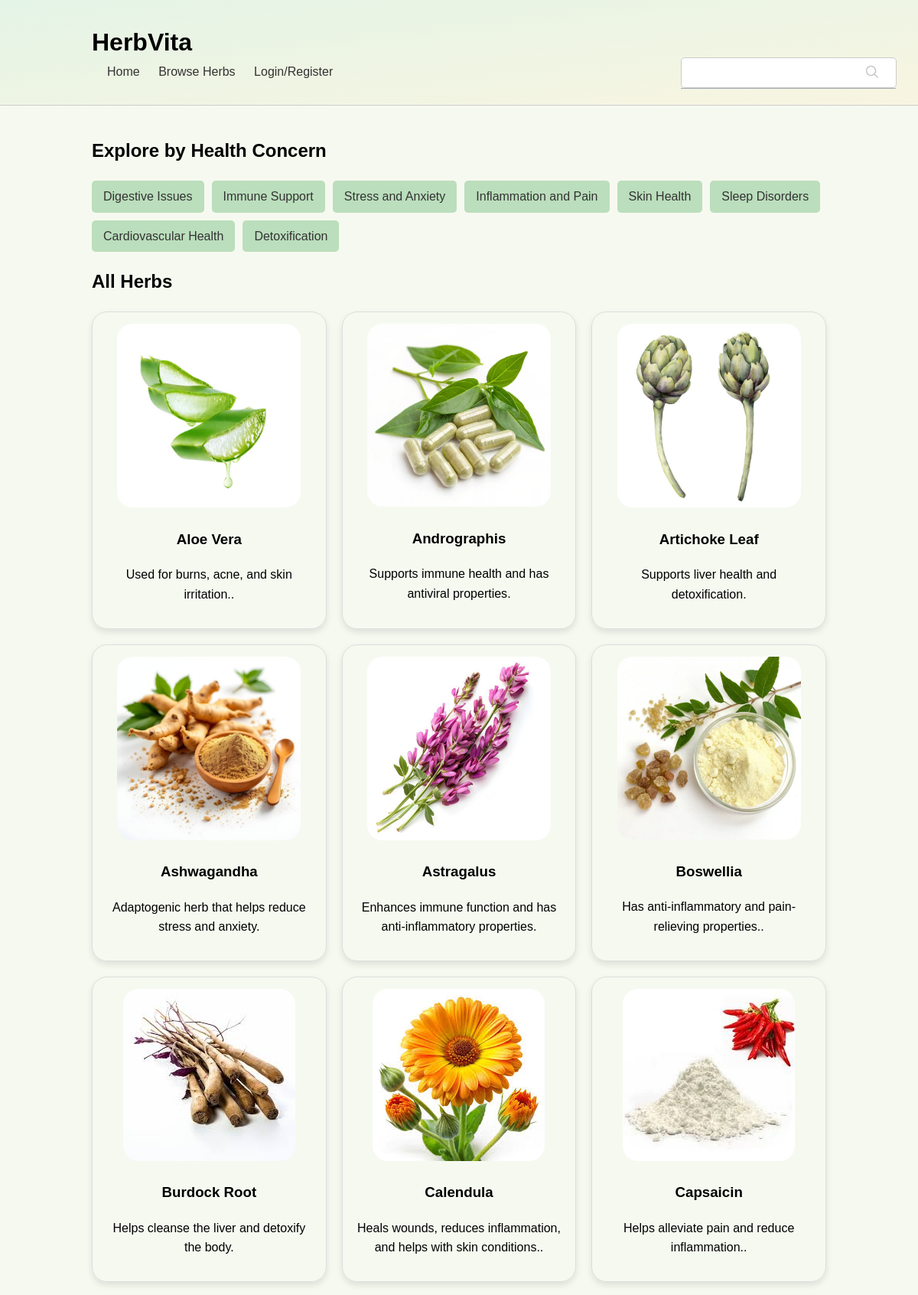
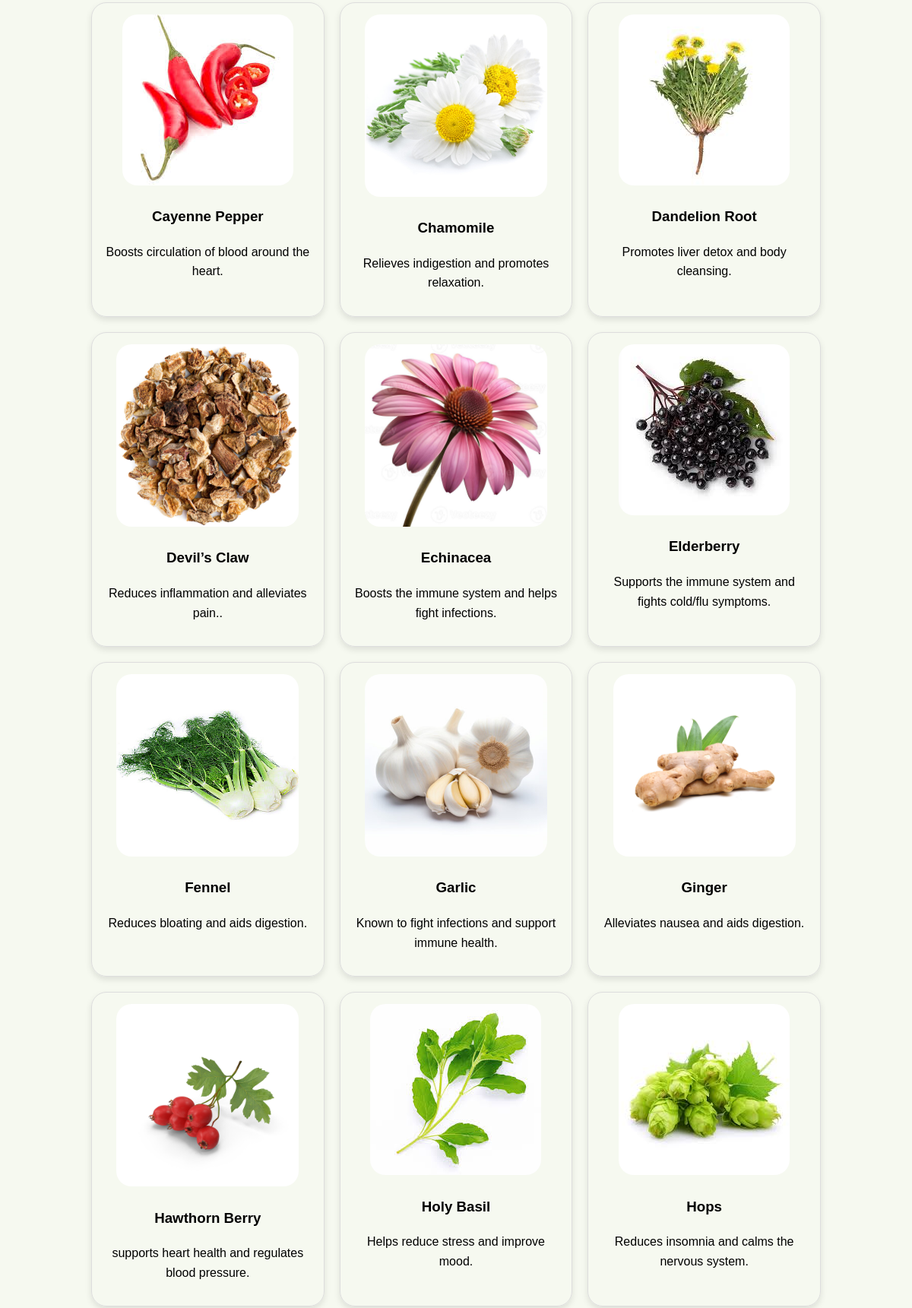
/browseHerb.php (upper part), run on the app's committed database (2 pictures, top to bottom).
### tables this page shows
CREATE TABLE `healthconcerns` (
  `concernID` int(11) NOT NULL,
  `concernName` varchar(50) NOT NULL,
  `herbID` int(11) NOT NULL
);

CREATE TABLE `herb` (
  `herbID` int(11) NOT NULL,
  `herbName` varchar(20) NOT NULL,
  `sideEffect` varchar(255) NOT NULL,
  `recommendedUsage` text NOT NULL,
  `Benefit` text NOT NULL,
  `healthConcerns` int(11) NOT NULL,
  `imagePath` varchar(255) NOT NULL
);

### browseHerb.php (the view, shortened to what this page needs)
<?php
include 'db_connect.php';
?>
<!DOCTYPE html>
<html lang="en">
<head>
    <link rel="stylesheet" href="style.css">
</head>
<body>
    <header>
        <div class="container">
            <h1>HerbVita</h1>
            <nav>
            <ul>
                    <li><a href="index.php">Home</a></li>
                    <li><a href="browseHerb.php">Browse Herbs</a></li>
                    <?php if(isset($_SESSION['loggedin']) && $_SESSION['loggedin'] === true): ?>
                        <li><a href="profile.php">Saved Herbs</a></li>
                        <li><a href="logout.php">Logout</a></li>
                    <?php else: ?>
                        <li><a href="login.php">Login/Register</a></li>
                    <?php endif; ?>
                </ul>
            </nav>
            <div id="search-bar-header">
                <form action="search.php" method="get">
                    <input type="text" name="query" size="30" onkeyup="showResult(this.value)">
                    <span class="search-icon"></span>
                    <div id="livesearch"></div>
                </form>
            </div>
        </div>
    </header>
    <main class="container">
        <?php
        $sql = "SELECT concernID, concernName FROM healthconcerns";
        $result = $conn->query($sql);
        if ($result->num_rows > 0) {
            echo '<section id="health-concerns-db">';
            echo '<h2>Explore by Health Concern</h2>';
            echo '<div class="concern-list">';
            while ($row = $result->fetch_assoc()) {
                echo '<a href="#" class="filter-by-concern" data-concern-id="' . $row['concernID'] . '">' . $row['concernName'] . '</a>';
            }
            echo '</div>';
            echo '</section>';
        } else {
            echo '<p>No health concerns found.</p>';
        }
        $sql = "SELECT herbID, herbName, Benefit, imagePath
        FROM herb
        -- for our database, we have multiple herb id for the same herb because one herb can target differnt health aspects, when we use group by herbName it won't show duplicates
        GROUP BY herbName";
        $result = $conn->query($sql);
        if ($result->num_rows > 0) {
            echo '<section id="featured-herbs-db">';
            echo '<h2>All Herbs</h2>';
            echo '<div class="herb-grid">';
            while ($row = $result->fetch_assoc()) {
                $imagePath = htmlspecialchars($row['imagePath']);
                $herbDetailsLink = 'herbDetails.php?id=' . $row['herbID'];
                echo '<div class="herb-item" onclick="window.location.href=\'' . $herbDetailsLink . '\'">';
                echo '<img src="' . $imagePath . '" alt="' . htmlspecialchars($row['herbName']) . '">';
                echo '<h3>' . $row['herbName'] . '</h3>';
                echo '<p>' . substr($row['Benefit'], 0, 100) . '.</p>';
                echo '</div>';
            }
            echo '</div>';
        } else {
            echo '<p>No herbs found.</p>';
        }
        ?>
    </main>
</body>
</html>

### style.css (style rules this page uses)
body { font-family: sans-serif; margin: 0; padding: 0; line-height: 1.6; background-color: #f6f9f0; }
.container { width: 80%; max-width: 1200px; margin: 0 auto; padding: 20px; }
header { background: linear-gradient(to bottom right, #e4f4e6, #f8f5e1); padding: 10px 0; border-bottom: 1px solid #ccc; }
header h1 { margin: 0; display: inline-block; }
nav ul { list-style: none; padding: 0; margin: 0; display: inline-block; }
nav ul li { display: inline; margin-left: 20px; }
nav ul li a { text-decoration: none; color: #333; }
main { padding: 20px 0; }
#search-bar-header form, #search-bar-main form { position: relative; }
#search-bar-header input[type="text"], #search-bar-main input[type="text"] { padding-right: 35px; padding: 10px 15px; border: 1px solid #ccc; border-radius: 5px; margin-right: 8px; font-size: 16px; transition: border-color 0.3s ease; }
.search-icon { position: absolute; top: 45%; right: 30px; transform: translateY(-50%); width: 20px; height: 20px; background-image: url('img/search.png'); background-repeat: no-repeat; background-size: contain; opacity: 0.6; }
#search-bar-header { position: absolute; top: 75px; right: 20px; display: flex; align-items: center; }
#search-bar-header input[type="text"] { width: 250px; }
#livesearch, #livesearch-main { position: absolute; top: 100%; left: 0; background-color: white; border: 1px solid #A5ACB2; border-top: none; z-index: 10; box-sizing: border-box; max-height: 200px; overflow-y: auto; }
#livesearch { width: 281px; }
.herb-grid { display: grid; grid-template-columns: repeat(auto-fit, minmax(250px, 1fr)); gap: 20px; }
.herb-item { border: 1px solid #ddd; border-radius: 20px; padding: 15px; text-align: center; cursor: pointer; box-shadow: 0 4px 8px rgba(0, 0, 0, 0.1); }
.herb-item img { max-width: 15rem; max-height: 15rem; object-fit: cover; border-radius: 20px; object-position: center; }
.concern-list { display: flex; flex-wrap: wrap; gap: 10px; }
.concern-list a { background-color: #bbdebc; padding: 8px 15px; text-decoration: none; color: #333; border-radius: 5px; transition: background-color 0.3s ease; }

### data on the page
healthconcerns: concernName "Digestive Issues"
healthconcerns: concernName "Immune Support"
healthconcerns: concernName "Stress and Anxiety"
healthconcerns: concernName "Inflammation and Pain"
healthconcerns: concernName "Skin Health"
healthconcerns: concernName "Sleep Disorders"
healthconcerns: concernName "Cardiovascular Health"
healthconcerns: concernName "Detoxification"
herb: imagePath (picture), herbName "Aloe Vera", Benefit "Used for burns, acne, and skin irritation."
herb: imagePath+herbName (picture), herbName "Andrographis", Benefit "Supports immune health and has antiviral properties"
herb: imagePath (picture), herbName "Artichoke Leaf", Benefit "Supports liver health and detoxification"
herb: imagePath (picture), herbName "Ashwagandha", Benefit "Adaptogenic herb that helps reduce stress and anxiety"
herb: imagePath (picture), herbName "Astragalus", Benefit "Enhances immune function and has anti-inflammatory properties"
herb: imagePath+herbName (picture), herbName "Boswellia", Benefit "Has anti-inflammatory and pain-relieving properties."
herb: imagePath (picture), herbName "Burdock Root", Benefit "Helps cleanse the liver and detoxify the body"
herb: imagePath+herbName (picture), herbName "Calendula", Benefit "Heals wounds, reduces inflammation, and helps with skin conditions."
herb: imagePath+herbName (picture), herbName "Capsaicin", Benefit "Helps alleviate pain and reduce inflammation."
herb: imagePath (picture), herbName "Cayenne Pepper", Benefit "Boosts circulation of blood around the heart"
herb: imagePath (picture), herbName "Chamomile", Benefit "Relieves indigestion and promotes relaxation"
herb: imagePath (picture), herbName "Dandelion Root", Benefit "Promotes liver detox and body cleansing"
herb: imagePath (picture), herbName "Devil’s Claw", Benefit "Reduces inflammation and alleviates pain."
herb: imagePath (picture), herbName "Echinacea", Benefit "Boosts the immune system and helps fight infections"
herb: imagePath (picture), herbName "Elderberry", Benefit "Supports the immune system and fights cold/flu symptoms"
herb: imagePath (picture), herbName "Fennel", Benefit "Reduces bloating and aids digestion"
herb: imagePath (picture), herbName "Garlic", Benefit "Known to fight infections and support immune health"
herb: imagePath (picture), herbName "Ginger", Benefit "Alleviates nausea and aids digestion"
herb: imagePath (picture), herbName "Hawthorn Berry", Benefit "supports heart health and regulates blood pressure"
herb: imagePath (picture), herbName "Holy Basil", Benefit "Helps reduce stress and improve mood"
herb: imagePath (picture), herbName "Hops", Benefit "Reduces insomnia and calms the nervous system"
